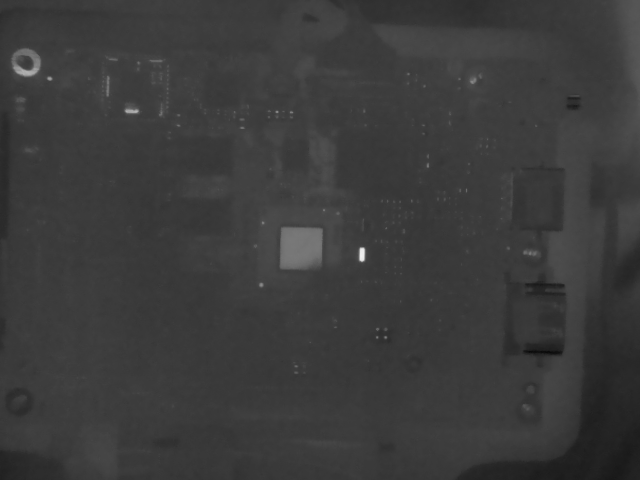
#> input picture img-placa-144307/10.png, 640 x 480 px; its folder holds only this picture in this run
$ python ComHaarCascade.py
#> lines starting #> are read from the running program, lines starting #| are printed output that depends on the picture; after the words box and inside, x2 and y2 are one past the last pixel; in counts of white or black regions, pixels touching at a corner belong together
import cv2
import numpy as np
from imutils import paths


def detectar():
    imagemPath = list(paths.list_images('img-placa-144307'))
    numero = 0
    detector_face = cv2.CascadeClassifier('cascade.xml')
    for z in imagemPath:
        img = cv2.imread(z)
#> img is the input picture: shape (480, 640, 3); min 10, max 240, mean 59.6
        img_cinza = cv2.cvtColor(img, cv2.COLOR_BGR2GRAY)
        deteccoes = detector_face.detectMultiScale(img_cinza)
#> deteccoes = 13 rows, first 6: [8, 34, 49, 49], [462, 64, 25, 25], [371, 321, 21, 21], [99, 73, 60, 60], [272, 177, 119, 119], [517, 317, 55, 55]
        print(f"Foto {numero}")
        for (x, y, l, a) in deteccoes:
            imgbb = img_cinza[y:y + a, x:x + l]
            circles = cv2.HoughCircles(imgbb, cv2.HOUGH_GRADIENT, 1, 120, param1=100, param2=20, minRadius=10,
                                       maxRadius=20)
            if isinstance(circles, np.ndarray):
                circles = np.uint16(np.around(circles))

                for i in circles[0, :]:
                    cv2.circle(img, (x + i[0], y + i[1]), i[2], (0, 255, 0), 2)
                    cv2.circle(img, (x + i[0], y + i[1]), 2, (0, 0, 255), 2)
                    print(f"(x,y): ({x + i[0]},{y + i[1]})")
#> this loop made 13 passes
#> (x, y, l, a, circles) on passes 1, 9: (8, 34, 49, 49, [[18, 28, 14]]), (6, 57, 62, 62, [[22, 6, 13]])
#| (x,y): (26,62)
#| (x,y): (28,63)
#> pass 1, in detectar, `imgbb = img_cinza[y:y + a, x:x + l]`:
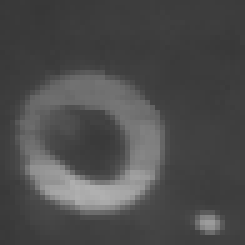
#> imgbb: shape (49, 49) (shown 5 times larger); min 55, max 176, mean 76.1
#> pass 2, in detectar, `imgbb = img_cinza[y:y + a, x:x + l]`:
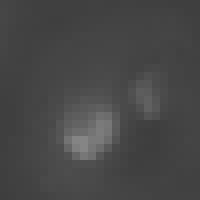
#> imgbb: shape (25, 25) (shown 8 times larger); min 62, max 133, mean 71.3
#> pass 3, in detectar, `imgbb = img_cinza[y:y + a, x:x + l]`:
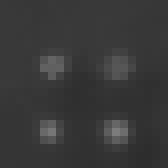
#> imgbb: shape (21, 21) (shown 8 times larger); min 45, max 124, mean 56.7
#> after the loop:
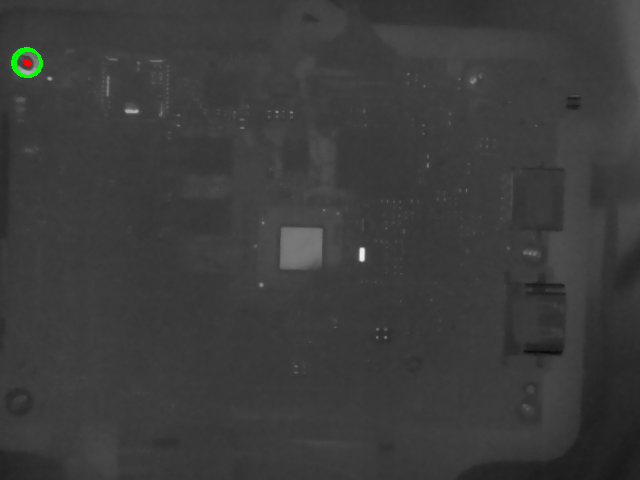
#> img: shape (480, 640, 3); 0.14% of pixels changed, all inside (x1, y1, x2, y2) = (11, 47, 43, 78)
#> after the loop:
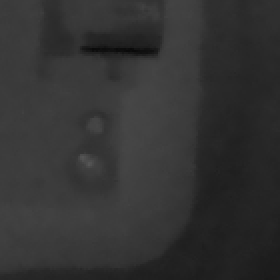
#> imgbb: shape (140, 140) (shown 2 times larger); min 10, max 85, mean 50.8
        cv2.imshow("Com Haar Cascade", img)
        cv2.waitKey(1000)
        cv2.imwrite('haar-placa-144307/' + str(numero) + '.png', img)
        numero += 1


detectar()

$ run again, on img-placa-144307/2141.png
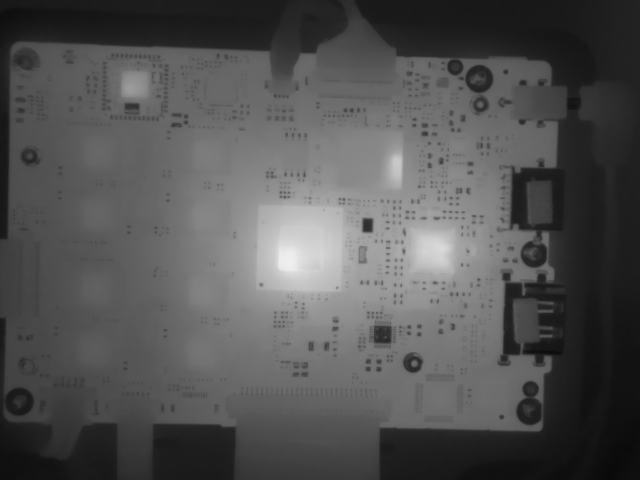
#> input picture img-placa-144307/2141.png, 640 x 480 px
#> in detectar, img is the input picture: shape (480, 640, 3); min 10, max 240, mean 83.2
#> deteccoes = 51 rows, first 6: [456, 48, 50, 50], [468, 92, 24, 24], [421, 108, 40, 40], [13, 134, 40, 40], [522, 247, 24, 24], [425, 189, 90, 90]
#> the loop in detectar, `for (x, y, l, a) in deteccoes:` made 51 passes
#> (x, y, l, a, circles) on passes 1, 11, 15, 32, 48, 49: (456, 48, 50, 50, [[24, 30, 13]]), (508, 382, 45, 45, [[22, 28, 13]]), (5, 382, 38, 38, [[14, 20, 14]]), (3, 29, 49, 49, [[22, 32, 15]]), (424, 12, 171, 171, [[56, 66, 13]]), (469, 308, 142, 142, [[60, 102, 13]])
#> (printed output is left out)
#> after the loop in detectar, `for (x, y, l, a) in deteccoes:`:
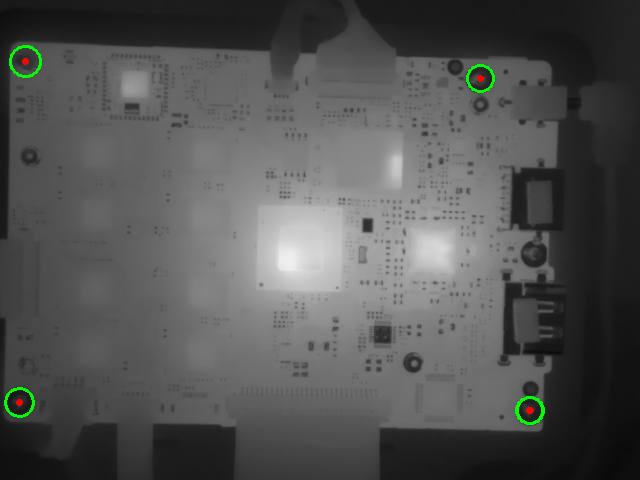
#> img: shape (480, 640, 3); 0.39% of pixels changed, all inside (x1, y1, x2, y2) = (4, 45, 545, 425)
#> after the loop in detectar, `for (x, y, l, a) in deteccoes:`:
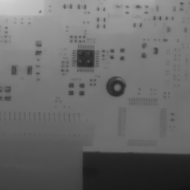
#> imgbb: shape (190, 190); min 18, max 209, mean 106.2

$ run again, on img-placa-144307/216.png
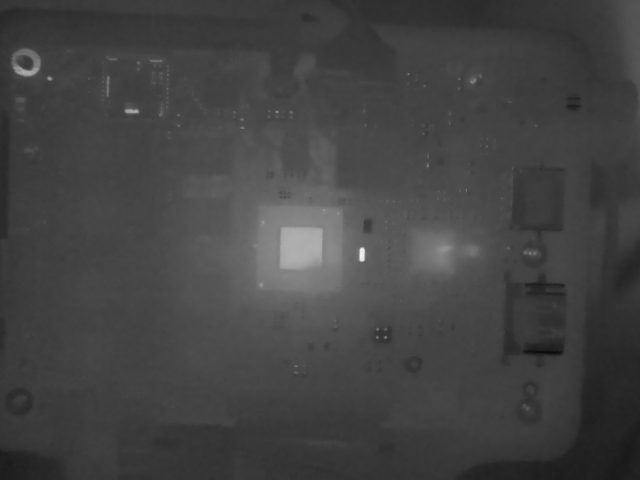
#> input picture img-placa-144307/216.png, 640 x 480 px
#> in detectar, img is the input picture: shape (480, 640, 3); min 10, max 240, mean 67.6
#> deteccoes = 17 rows, first 6: [10, 35, 50, 50], [372, 321, 22, 22], [99, 73, 56, 56], [288, 150, 134, 134], [520, 322, 47, 47], [421, 205, 55, 55]
#> the loop in detectar, `for (x, y, l, a) in deteccoes:` made 17 passes
#> (x, y, l, a, circles) on pass 1: (10, 35, 50, 50, [[14, 26, 14]])
#> (printed output is left out)
#> after the loop in detectar, `for (x, y, l, a) in deteccoes:`:
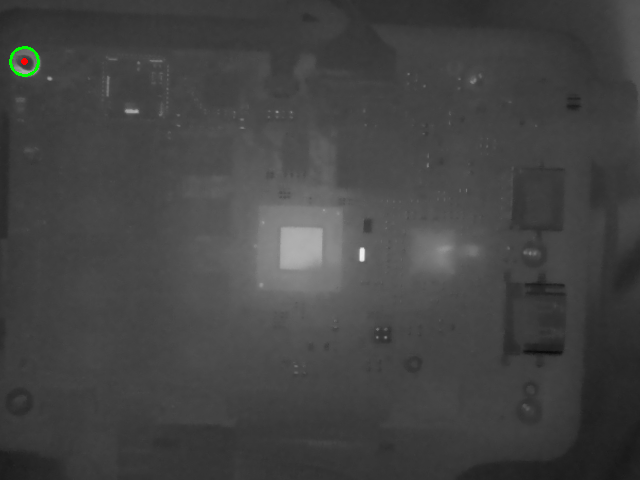
#> img: shape (480, 640, 3); 0.1% of pixels changed, all inside (x1, y1, x2, y2) = (9, 46, 40, 77)
#> after the loop in detectar, `for (x, y, l, a) in deteccoes:`:
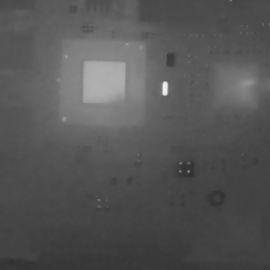
#> imgbb: shape (270, 270); min 49, max 240, mean 85.6

$ run again, on img-placa-144307/369.png
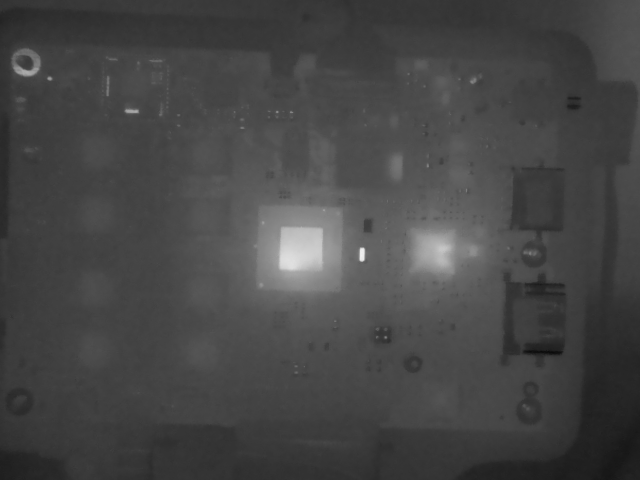
#> input picture img-placa-144307/369.png, 640 x 480 px
#> in detectar, img is the input picture: shape (480, 640, 3); min 10, max 240, mean 70.4
#> deteccoes = 24 rows, first 6: [11, 37, 49, 49], [463, 64, 23, 23], [496, 271, 71, 71], [308, 156, 143, 143], [374, 322, 21, 21], [518, 341, 20, 20]
#> the loop in detectar, `for (x, y, l, a) in deteccoes:` made 24 passes
#> (x, y, l, a, circles) on pass 1: (11, 37, 49, 49, [[14, 24, 14]])
#> (printed output is left out)
#> after the loop in detectar, `for (x, y, l, a) in deteccoes:`:
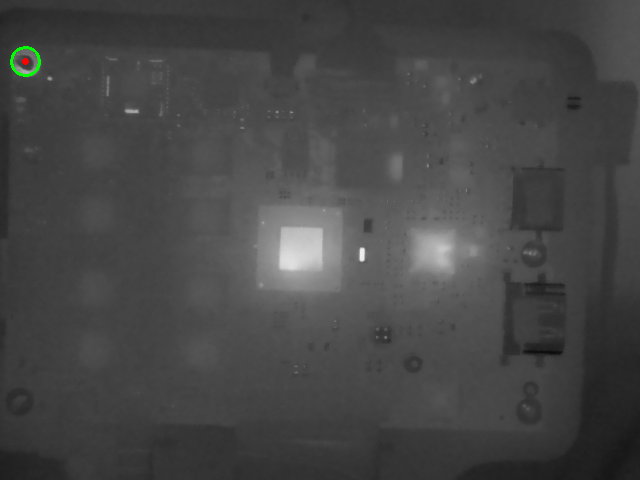
#> img: shape (480, 640, 3); 0.1% of pixels changed, all inside (x1, y1, x2, y2) = (10, 46, 41, 77)
#> after the loop in detectar, `for (x, y, l, a) in deteccoes:`:
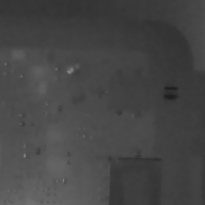
#> imgbb: shape (205, 205); min 30, max 129, mean 69.8
